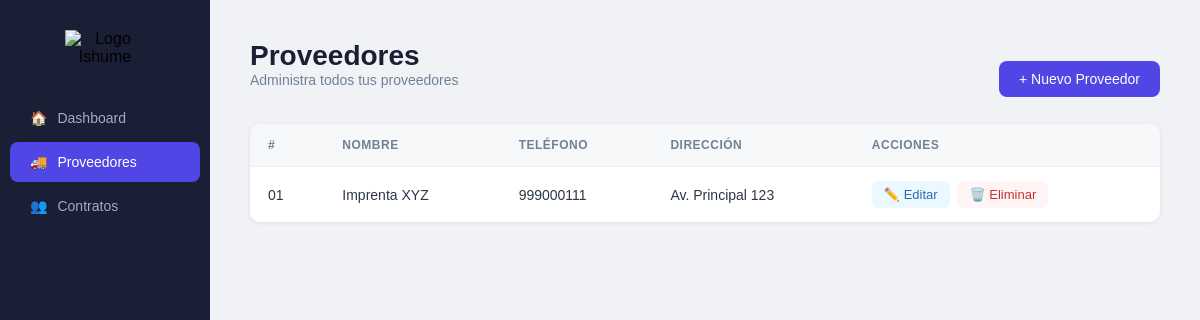
Before: /proveedores.php with the older database file.
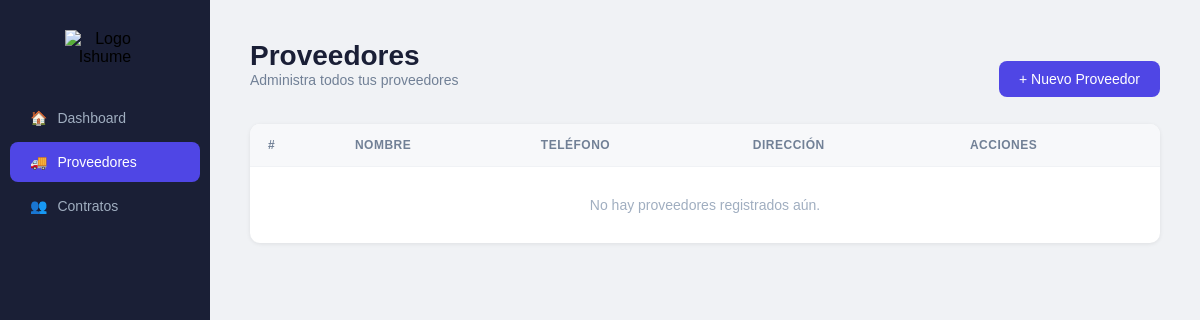
After: the same page with the newer database file.
### tables this page shows
CREATE TABLE proveedores (
  id        INT          NOT NULL AUTO_INCREMENT PRIMARY KEY,
  nombre    VARCHAR(150) NOT NULL,
  telefono  VARCHAR(20),
  direccion VARCHAR(255)
);

### proveedores.php (the view, shortened to what this page needs)
<?php
require_once 'config/conexion.php';
$resultado = $conexion->query("SELECT * FROM proveedores ORDER BY id DESC");
?>
<!DOCTYPE html>
<html lang="es">
<head>
  <link rel="stylesheet" href="css/sidebar.css">
  <link rel="stylesheet" href="css/proveedores.css">
</head>
<body>
<?php include 'sidebar.php'; ?>
<div class="contenido">
  <div class="cabecera">
    <div>
      <h1>Proveedores</h1>
      <p class="subtitulo">Administra todos tus proveedores</p>
    </div>
    <button class="btn-nuevo" onclick="abrirModal()">+ Nuevo Proveedor</button>
  </div>
  <div class="tabla-container">
    <table>
      <thead>
        <tr>
          <th>#</th>
          <th>Nombre</th>
          <th>Teléfono</th>
          <th>Dirección</th>
          <th>Acciones</th>
        </tr>
      </thead>
      <tbody>
        <?php
        $numero = 1;
        while ($fila = $resultado->fetch_assoc()):
        ?>
        <tr>
          <td><?php echo str_pad($numero++, 2, '0', STR_PAD_LEFT); ?></td>
          <td><?php echo htmlspecialchars($fila['nombre']); ?></td>
          <td><?php echo $fila['telefono'] ? htmlspecialchars($fila['telefono']) : '—'; ?></td>
          <td><?php echo $fila['direccion'] ? htmlspecialchars($fila['direccion']) : '—'; ?></td>
          <td>
            <a class="btn-editar" href="#">✏️ Editar</a>
            <a class="btn-eliminar"
               href="proveedores.php?eliminar=<?php echo $fila['id']; ?>"
               onclick="return confirm('¿Seguro que quieres eliminar este proveedor?')">
              🗑️ Eliminar
            </a>
          </td>
        </tr>
        <?php endwhile; ?>
        <?php if ($numero == 1): ?>
        <tr>
          <td colspan="5" style="text-align:center; color:#a0aec0; padding: 30px;">
            No hay proveedores registrados aún.
          </td>
        </tr>
        <?php endif; ?>
      </tbody>
    </table>
  </div>
</div>
</body>
</html>

### sidebar.php
<?php
$pagina_actual = basename($_SERVER['PHP_SELF']);
?>
<div class="sidebar">
    <div class="logo">
        <img src="img/ishume.png" alt="Logo Ishume">
    </div>
    <a href="index.php" class="<?php echo ($pagina_actual == 'index.php') ? 'activo' : ''; ?>">
        <span class="icono">🏠</span>
        Dashboard
    </a>
    <a href="proveedores.php" class="<?php echo ($pagina_actual == 'proveedores.php') ? 'activo' : ''; ?>">
        <span class="icono">🚚</span>
        Proveedores
    </a>
    <a href="contratos.php" class="<?php echo ($pagina_actual == 'clientes.php') ? 'activo' : ''; ?>">
        <span class="icono">👥</span>
        Contratos
    </a>
</div>

### css/sidebar.css (style rules this page uses)
* { margin: 0; padding: 0; box-sizing: border-box; font-family: Arial, sans-serif; }
body { display: flex; min-height: 100vh; background: #f0f2f5; }
.sidebar { width: 210px; background: #1a1f36; min-height: 100vh; display: flex; flex-direction: column; padding: 20px 0; }
.sidebar .logo { text-align: center; padding: 10px 20px 30px; }
.sidebar .logo img { width: 80px; height: auto; display: block; margin: 0 auto; }
.sidebar a { display: flex; align-items: center; gap: 10px; padding: 12px 20px; color: #a0aec0; text-decoration: none; font-size: 14px; border-radius: 8px; margin: 2px 10px; }
.sidebar a.activo { background: #4f46e5; color: #fff; }
.contenido { flex: 1; padding: 40px; }

### css/proveedores.css (style rules this page uses)
.cabecera { display: flex; justify-content: space-between; align-items: center; margin-bottom: 6px; }
.cabecera h1 { font-size: 28px; color: #1a1f36; }
.subtitulo { color: #718096; font-size: 14px; margin-bottom: 30px; }
.btn-nuevo { background-color: #4f46e5; color: white; border: none; padding: 10px 20px; border-radius: 8px; font-size: 14px; cursor: pointer; }
.tabla-container { background: white; border-radius: 10px; overflow: hidden; box-shadow: 0 1px 4px rgba(0,0,0,0.08); }
table { width: 100%; border-collapse: collapse; font-size: 14px; }
table thead { background-color: #f7f8fa; }
table thead th { padding: 14px 18px; text-align: left; color: #718096; font-weight: 600; font-size: 12px; text-transform: uppercase; letter-spacing: 0.5px; }
table tbody tr { border-top: 1px solid #f0f2f5; }
table tbody td { padding: 14px 18px; color: #2d3748; }
.btn-editar, .btn-eliminar { border: none; padding: 6px 12px; border-radius: 6px; font-size: 13px; cursor: pointer; text-decoration: none; display: inline-block; }
.btn-editar { background-color: #ebf8ff; color: #2b6cb0; margin-right: 4px; }
.btn-eliminar { background-color: #fff5f5; color: #c53030; }

Changed rows visible on the page:
removed proveedores: numero "01", nombre "Imprenta XYZ", telefono "999000111", direccion "Av. Principal 123"
Other visible differences:
text now shown: "No hay proveedores registrados aún."
